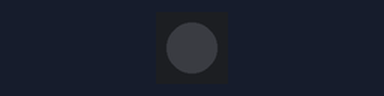
The program below on a simulated MicroPython board. On the bench: 1 RGB LEDs in strip order, left to right. Dim RGB values are drawn brighter than linear.

Above: at 0.15 s.
At 39.85 s:
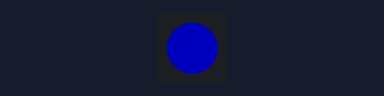
Timing chart, 0 to 40.0 s (numbered marks = the images above):
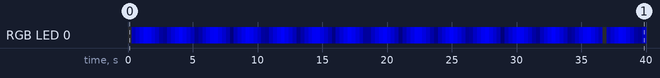

Measured:
- by itself, RGB LED 0: off → RGB(0, 0, 59) at 0.30 s, → RGB(0, 0, 118) 0.30 s later, → RGB(0, 0, 177) 0.30 s later, → RGB(0, 0, 236) 0.30 s later, … (131 changes in this stretch)

The program:

Day6c.py
```python
'''
Fading LED in/out
'''

# Imports
import time
from machine import Pin
from neopixel import NeoPixel

# Define the LED pin number (2) and number of LEDs (1)
GRBled = NeoPixel(Pin(2), 1) # GRB LED

# Define some GRB colour variables
white = 240,140,255 #White-ish!
red = 0,255,0
green = 255,0,0
blue = 0,0,255
yellow = 255,175,150
orange = 238, 223, 105
pink = 150,150,200
purple = 40,100,255
iceblue = 150,25,200
unicorn = 175,150,255
bogey = 215, 100, 0

colour_list = [white, red, green, blue, yellow, orange, pink, purple, iceblue, unicorn, bogey]

# Loop through all colours
while True:
    for i in range(255):
        GRBled.fill((0, 0, i)) # Set colour
        GRBled.write() # Write the data to the LED
        time.sleep(0.005)

    for i in reversed(range(255)):
        GRBled.fill((0, 0, i)) # Set colour
        GRBled.write() # Write the data to the LED
        time.sleep(0.005)
```
